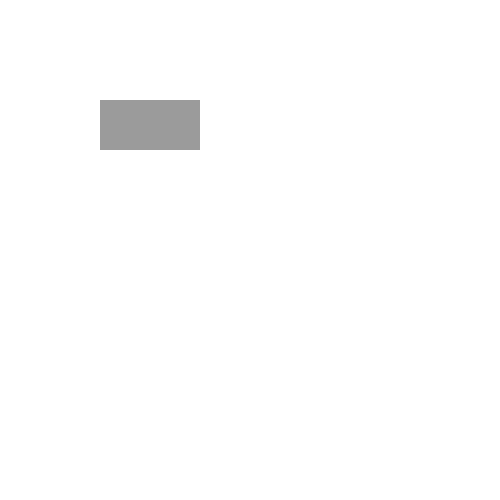
Frame 1 (no input)
Frame 60 (the mouse pressed at the canvas centre just before this capture): identical to frame 1, image omitted
Frame 120 (the mouse held since frame 60 and released just before this capture): identical to frame 1, image omitted

The Processing sketch that drew this single still picture (run headless with seeded random() and noise(); from frame 60 on, the mouse is pressed at the canvas centre):

// Processing sketch: sketch_160215_if_bouton
// ── sketch_160215_if_bouton.pde
void setup()
{
  size(500,500);
}

void draw()
{
  background(255);
  noStroke();
  fill(0,100);
  if (mouseX>100 && mouseX<200 && mouseY>100 && mouseY<150)
  {
    fill(0,255);    
  }
  rect(100,100,100,50);
}
